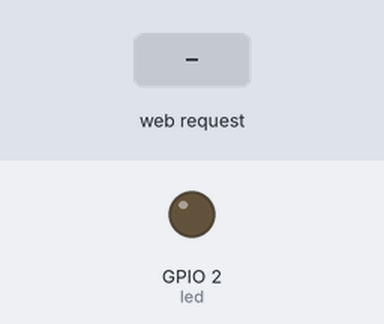
Simulated run of this sketch. Board: ESP8266 (NodeMCU). On the bench: output pins drawn as LEDs (lit = HIGH). Inputs (shaded band) come from the test bench. WiFi joins after 1.5 s; servers stay silent unless stated; what the sketch prints to the serial monitor is not drawn.

Above: at 2.7 s.
2.8 s: HTTP request GET / received
At 3.2 s:
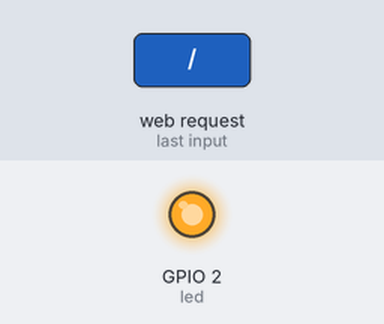
Timing chart, 0 to 5.8 s (numbered marks = the images above; inputs shaded):
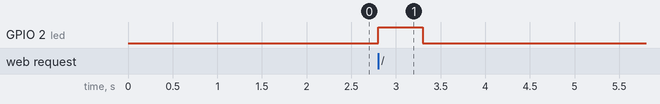

The sketch:

ESP8266_static_IP_Address.ino
```cpp
#include <ESP8266WiFi.h>
#include <WiFiClient.h>
#include <ESP8266WebServer.h>
#include <ESP8266mDNS.h>

#include "arduino_secrets.h"

const char* ssid = SECRET_SSID; // found in arduino_secrets.h (.gitignored!). But should have arduino_secrets_template.h
const char* password = SECRET_PASS;// found in arduino_secrets.h (.gitignored!). But should have arduino_secrets_template.h
IPAddress local_IP(IP_A[0], IP_A[1], IP_A[2], IP_A[3]);
IPAddress gateway(IP_G[0], IP_G[1], IP_G[2], IP_G[3]);
IPAddress subnet(IP_S[0], IP_S[1], IP_S[2], IP_S[3]);
IPAddress primaryDNS(8, 8, 8, 8);   //optional
IPAddress secondaryDNS(8, 8, 4, 4); //optional

ESP8266WebServer server(80);

const int led = 2;

void handleRoot() {
  digitalWrite(led, true);
  const String ip = WiFi.localIP().toString();
  const String html = "<h1>IP Address: "+ip+"</h1>";
  server.send(200, "text/html", html);
  delay(500);
  digitalWrite(led, false);
}

void handleNotFound() {
  digitalWrite(led, true);
  String message = "File Not Found\n\n";
  message += "URI: ";
  message += server.uri();
  message += "\nMethod: ";
  message += (server.method() == HTTP_GET) ? "GET" : "POST";
  message += "\nArguments: ";
  message += server.args();
  message += "\n";
  for (uint8_t i = 0; i < server.args(); i++) {
    message += " " + server.argName(i) + ": " + server.arg(i) + "\n";
  }
  server.send(404, "text/plain", message);
  digitalWrite(led, false);
}

void setup(void) {
  pinMode(led, OUTPUT);
  digitalWrite(led, false);

  // Configures static IP address
  if (!WiFi.config(local_IP, gateway, subnet, primaryDNS, secondaryDNS)) {
    Serial.println("STA Failed to configure");
  }

  Serial.begin(115200);
  WiFi.mode(WIFI_STA);
  WiFi.begin(ssid, password);
  Serial.println("");

  // Wait for connection
  while (WiFi.status() != WL_CONNECTED) {
    delay(500);
    Serial.print(".");
  }
  Serial.println("");
  Serial.print("Connected to ");
  Serial.println(ssid);
  Serial.print("IP address: ");
  Serial.println(WiFi.localIP());

  if (MDNS.begin("esp8266")) {
    Serial.println("MDNS responder started");
  }

  server.on("/", handleRoot);

  server.onNotFound(handleNotFound);

  server.begin();
  Serial.println("HTTP server started");
}

void loop(void) {
  server.handleClient();
  MDNS.update();
}
```

arduino_secrets_template.h
```cpp
#define SECRET_SSID "<Your_wifi_network_name>"
#define SECRET_PASS "<Your_wifi_password>"
const int IP_A[] = {10, 0, 0, 100};      // IP ADDRESS (Xfinity Example)
const int IP_G[] = {10, 0, 0, 1};        // IP GATWAY  (Xfinity Example)
const int IP_S[] = {255, 255, 0, 0};     // IP SUBNET  (Xfinity Example)

// const int IP_A[] = {172, 23, 9, 100};      // IP ADDRESS (Generic Router Example)
// const int IP_G[] = {172, 23, 8, 1};        // IP GATWAY  (Generic Router Example)
// const int IP_S[] = {255, 255, 0, 0};       // IP SUBNET  (Generic Router Example)
```

Measured:
- after the input at 2.8 s, GPIO 2 (led): LOW → HIGH at once, → LOW 0.50 s later
